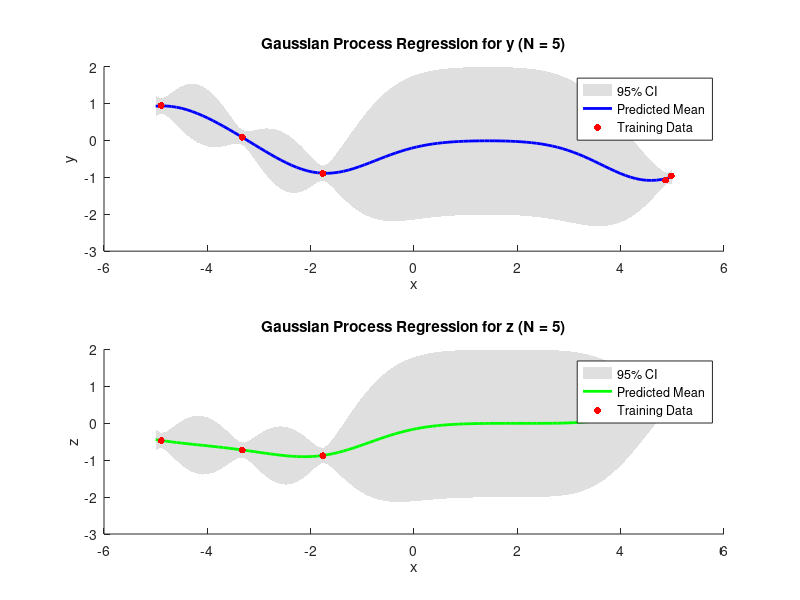

MATLAB code for this plot: (Note: this script raises an error after producing the figure.)
%% Generate Sample Data
N_total = 20; % num of data points
x_full = -5 + 10 * rand(N_total, 1);
sigma_y = 0.1; % noise std for y
sigma_z = 0.1; % noise std for z

% Output z & y independent
y_full = sin(x_full) + sigma_y * randn(N_total, 1);
z_full = 0.5 * y_full + 0.2 * x_full + sigma_z * randn(N_total, 1);

% Test inputs for prediction
x_test = linspace(-5, 5, 100)';
N_test = length(x_test);

%% Define the RBF Kernel Function
sigma_f = 1.0; % signal variance
l = 1.0;       % lengthscale
kernel = @(x1, x2) sigma_f^2 * exp(- (x1 - x2).^2 / (2 * l^2));
%% Initialize GIF parameters
scriptPath = mfilename('fullpath');
[scriptDir, ~, ~] = fileparts(scriptPath);
filename = fullfile(scriptDir, 'mogp_indep_demo.gif');
frame_count = 0; % gif frame

figure;
set(gcf,'Color', 'w', 'Position', [100, 100, 800, 600]);

for N = 5:N_total
    % Subset of data
    x = x_full(1:N);
    y = y_full(1:N);
    z = z_full(1:N);
    
    % Compute kernel between training points 
    K_xx = zeros(N, N);
    for i = 1:N
        for j = 1:N
            K_xx(i, j) = kernel(x(i), x(j));
        end
    end
    
    % Add noise variance to the kernel
    K_y = K_xx + sigma_y^2 * eye(N); % for output y
    K_z = K_xx + sigma_z^2 * eye(N); % for output z
    
    % Compute kernel between training and test points
    K_xs = zeros(N, N_test);
    for i = 1:N
        for j = 1:N_test
            K_xs(i, j) = kernel(x(i), x_test(j));
        end
    end
    
    % Predicted mean and var for y
    mu_y = K_xs' * (K_y \ y);
    K_ss = zeros(N_test, N_test);
    for i = 1:N_test
        for j = 1:N_test
            K_ss(i, j) = kernel(x_test(i), x_test(j));
        end
    end
    var_y = diag(K_ss - K_xs' * (K_y \ K_xs));
    
    % Predicted mean and var for z
    mu_z = K_xs' * (K_z \ z);
    var_z = diag(K_ss - K_xs' * (K_z \ K_xs));
    
    % Plot the Results
    clf; % clear current figure window
    subplot(2, 1, 1);
    hold on;
    fill([x_test; flipud(x_test)], [mu_y + 2*sqrt(var_y); flipud(mu_y - 2*sqrt(var_y))], [7 7 7]/8, 'EdgeColor', 'none'); % CI for y
    % Predicted mean for y
    plot(x_test, mu_y, 'b-', 'LineWidth', 2);
    % Training data for y
    scatter(x, y, 25, 'r', 'filled');
    xlabel('x');
    ylabel('y');
    title(['Gaussian Process Regression for y (N = ' num2str(N) ')']);
    legend('95% CI', 'Predicted Mean', 'Training Data', 'Location', 'Best');
    hold off;
    
    subplot(2, 1, 2);
    hold on;
    % Confidence interval for z
    fill([x_test; flipud(x_test)], [mu_z + 2*sqrt(var_z); flipud(mu_z - 2*sqrt(var_z))], [7 7 7]/8, 'EdgeColor', 'none');
    % Predicted mean for z
    plot(x_test, mu_z, 'g-', 'LineWidth', 2);
    % Training data for z
    scatter(x, z, 25, 'r', 'filled');
    xlabel('x');
    ylabel('z');
    title(['Gaussian Process Regression for z (N = ' num2str(N) ')']);
    legend('95% CI', 'Predicted Mean', 'Training Data', 'Location', 'Best');
    hold off;
    
%% Generate gif
    drawnow;
    frame = getframe(gcf);
    img = frame2im(frame);
    [img_ind, cmap] = rgb2ind(img, 256);
    
    if frame_count == 0
        imwrite(img_ind, cmap, filename, 'gif', 'LoopCount', Inf, 'DelayTime', 1);
    else
        imwrite(img_ind, cmap, filename, 'gif', 'WriteMode', 'append', 'DelayTime', 1);
    end
    frame_count = frame_count + 1;

    pause(1);
end
